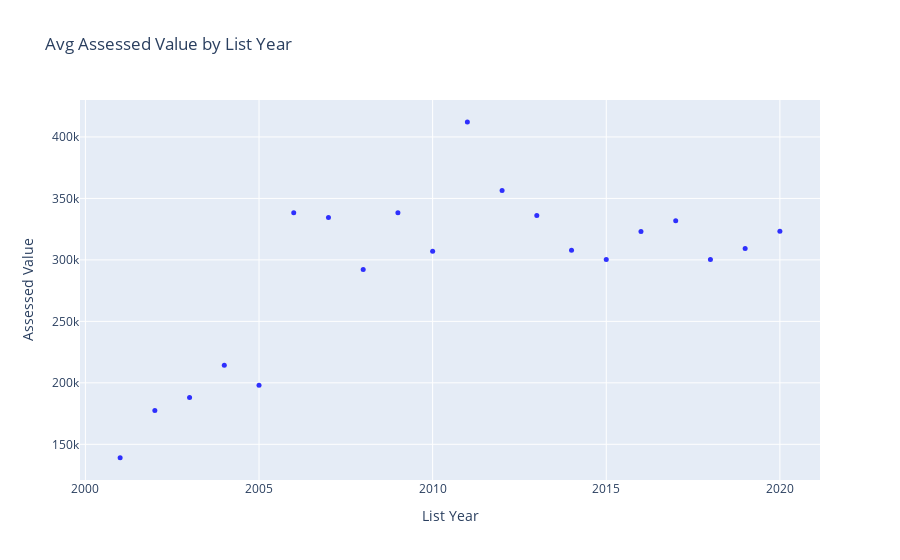

Notebook code for this chart:
### Code cell
fig = px.scatter(avg_assessed_value_by_year,
                 y="Assessed Value",
                 color_discrete_sequence=["blue"],
                 opacity=0.8,
                 title="Avg Assessed Value by List Year") 
fig.update_traces(marker_size=5)
fig.show()

### Figure 1 — Plotly figure (JSON) as saved in the notebook; plotly's stock layout.template omitted (floating-point values rounded to 4 significant figures)
{"data": [{"hovertemplate": "List Year=%{x}<br>Assessed Value=%{y}<extra></extra>", "legendgroup": "", "marker": {"color": "blue", "opacity": 0.8, "size": 5, "symbol": "circle"}, "mode": "markers", "name": "", "orientation": "v", "showlegend": false, "type": "scatter", "x": [2001, 2002, 2003, 2004, 2005, 2006, 2007, 2008, 2009, 2010, 2011, 2012, 2013, 2014, 2015, 2016, 2017, 2018, 2019, 2020], "xaxis": "x", "y": [139000.0, 177400.0, 188100.0, 214300.0, 198100.0, 338300.0, 334500.0, 292100.0, 338400.0, 307100.0, 412100.0, 356500.0, 336100.0, 307800.0, 300200.0, 323200.0, 331800.0, 300400.0, 309300.0, 323400.0], "yaxis": "y"}], "layout": {"legend": {"tracegroupgap": 0}, "title": {"text": "Avg Assessed Value by List Year"}, "xaxis": {"anchor": "y", "domain": [0, 1], "title": {"text": "List Year"}}, "yaxis": {"anchor": "x", "domain": [0, 1], "title": {"text": "Assessed Value"}}}}
